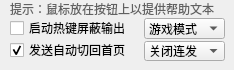
    <widget class="QWidget" name="page_senior">
     <widget class="QLabel" name="senior_tip">
      <property name="geometry">
       <rect>
        <x>10</x>
        <y>0</y>
        <width>215</width>
        <height>18</height>
       </rect>
      </property>
      <property name="styleSheet">
       <string notr="true">color: rgb(97, 97, 97);</string>
      </property>
      <property name="text">
       <string>提示：鼠标放在按钮上以提供帮助文本</string>
      </property>
     </widget>
     <widget class="QCheckBox" name="senior_shield">
      <property name="geometry">
       <rect>
        <x>10</x>
        <y>18</y>
        <width>121</width>
        <height>20</height>
       </rect>
      </property>
      <property name="toolTip">
       <string>启用后，启动热键将会完全屏蔽原有的输出功能
例如“=”键原本的按下输出“=”字符功能会被屏蔽
按键将会仅用作呼出显示面板使用</string>
      </property>
      <property name="text">
       <string>启动热键屏蔽输出</string>
      </property>
     </widget>
     <widget class="QComboBox" name="senior_mode">
      <property name="geometry">
       <rect>
        <x>144</x>
        <y>18</y>
        <width>81</width>
        <height>21</height>
       </rect>
      </property>
      <property name="toolTip">
       <string>【游戏模式】回车键(打开聊天框)-&gt;Ctrl+V(粘贴)-&gt;回车键(发送)
【聊天模式】Ctrl+V(粘贴)-&gt;回车键(发送)
(推荐聊天模式下启用【无输出启动热键】)</string>
      </property>
      <item>
       <property name="text">
        <string>游戏模式</string>
       </property>
      </item>
      <item>
       <property name="text">
        <string>聊天模式</string>
       </property>
      </item>
     </widget>
     <widget class="QCheckBox" name="senior_back">
      <property name="geometry">
       <rect>
        <x>10</x>
        <y>40</y>
        <width>121</width>
        <height>20</height>
       </rect>
      </property>
      <property name="toolTip">
       <string>在二级面板下快捷发言，发送后会自动切换到方案首页</string>
      </property>
      <property name="text">
       <string>发送自动切回首页</string>
      </property>
      <property name="checked">
       <bool>true</bool>
      </property>
     </widget>
     <widget class="QComboBox" name="senior_continuity">
      <property name="geometry">
       <rect>
        <x>144</x>
        <y>41</y>
        <width>81</width>
        <height>20</height>
       </rect>
      </property>
      <property name="toolTip">
       <string>##测试功能，不稳定，尽量少用##
开启连发模式后，原本的二级面板开关将会失效
首页选中索引，对应的二级面板里的内容，会按顺序和间隔时间连续发送
在面板首页按【0】键，可以终止正在连发的内容
在面板首页按住【空格键】不放，同时按数字键，可以快速设置连续咏唱
设置选项：【0】键为关闭，【1】至【9】键为设置间隔1至9秒</string>
      </property>
      <property name="currentIndex">
       <number>0</number>
      </property>
      <item>
       <property name="text">
        <string>关闭连发</string>
       </property>
      </item>
      <item>
       <property name="text">
        <string>间隔: 1s</string>
       </property>
      </item>
      <item>
       <property name="text">
        <string>间隔: 2s</string>
       </property>
      </item>
      <item>
       <property name="text">
        <string>间隔: 3s</string>
       </property>
      </item>
      <item>
       <property name="text">
        <string>间隔: 4s</string>
       </property>
      </item>
      <item>
       <property name="text">
        <string>间隔: 5s</string>
       </property>
      </item>
      <item>
       <property name="text">
        <string>间隔: 6s</string>
       </property>
      </item>
      <item>
       <property name="text">
        <string>间隔: 7s</string>
       </property>
      </item>
      <item>
       <property name="text">
        <string>间隔: 8s</string>
       </property>
      </item>
      <item>
       <property name="text">
        <string>间隔: 9s</string>
       </property>
      </item>
      <item>
       <property name="text">
        <string>间隔: 10s</string>
       </property>
      </item>
      <item>
       <property name="text">
        <string>间隔: 11s</string>
       </property>
      </item>
     </widget>
    </widget>
